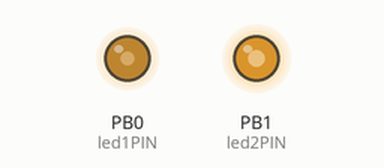
Bench run of a sketch on a simulated ATtiny85, built with avr-gcc and run on an emulated ATtiny85. Shown: output pins drawn as LEDs (lit = HIGH). Random numbers use the default seed unless the sketch sets one.

Above: at 0.15 s.
At 9.22 s:
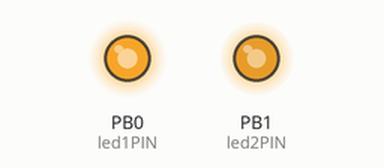
At 19.79 s:
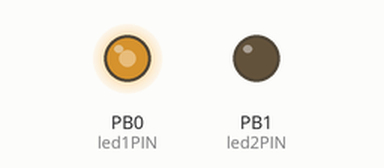
At 39.79 s:
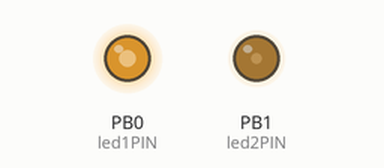
Timing chart, 0 to 40.0 s (numbered marks = the images above):
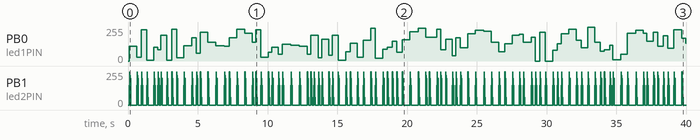

The sketch:

JoeLed.ino
```cpp
/*
 Name:		JoeLed.ino
 Created:	9/19/2015 2:43:17 PM
 Author:	Adam Holt
*/

int led1PIN = 0;
int led2PIN = 1;

int min = 5;
int max = 250;
int direction = 1;

int current1 = min;
int current2 = 0;

byte flicker[] = { 180, 30, 89, 23, 255, 200, 90, 150, 60, 230, 180, 45, 90 };

int length = 13;
long loopCount = 20;

// the setup function runs once when you press reset or power the board
void setup() {
	pinMode(led1PIN, OUTPUT);
	pinMode(led2PIN, OUTPUT);
	pinMode(2, INPUT);
	analogWrite(led2PIN, 0);
	randomSeed(analogRead(2));
}

// the loop function runs over and over again until power down or reset
void loop() {
	if (direction > 0 && current1 > max) {
		direction = -1;
		//digitalWrite(led2PIN, HIGH);
	}
	if (direction < 0 && current1 < min) {
		direction = 1;
		//digitalWrite(led2PIN, LOW);
	}

	if (direction > 0) {
		analogWrite(led1PIN, current1);
		current1 += 5;
	}
	else {
		analogWrite(led1PIN, current1);
		current1 -= 5;
	}
	if (current2 > loopCount)
	{
		for (int i = 0; i < length; i++)
		{
			analogWrite(led2PIN, flicker[i] - 30);
			delay(8);
		}
		analogWrite(led2PIN, 0);
		current2 = 0;
		loopCount = random(20, 100);
	}
	else {
		current2 += 1;
	}
	//analogWrite(led2PIN, flicker[current2++]);
	delay(5);
}
```

Measured:
- by itself, PB0 (led1PIN): 0/255 → 110/255 at 0.11 s, → 30/255 0.54 s later, → 235/255 0.31 s later, → 5/255 0.39 s later, … (93 changes in this stretch)
